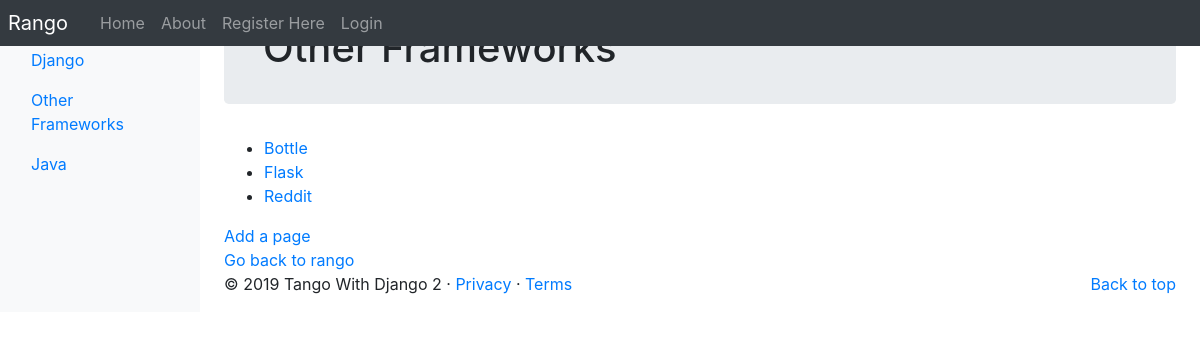
Page /rango/category/other-frameworks/ on the earlier database version.
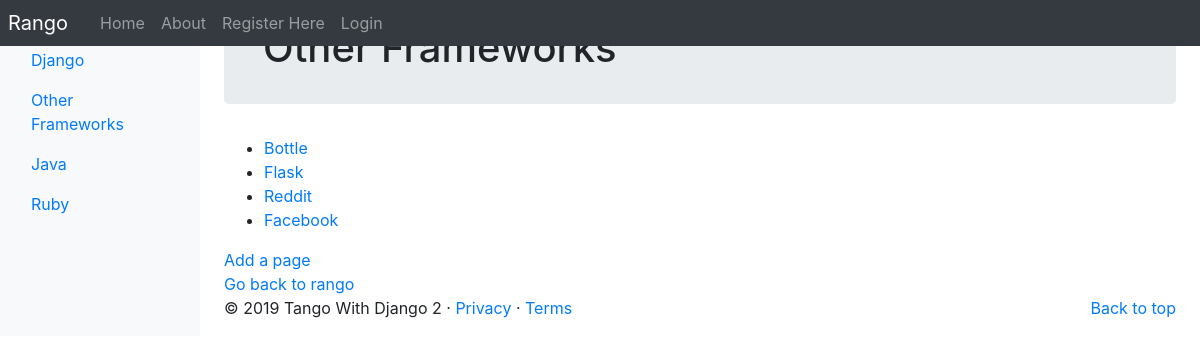
Same page on the later database version.
### rango/models.py (models this page shows, shortened)
class Category(models.Model):
    name = models.CharField(max_length=128, unique=True)
    views = models.IntegerField(default=0)
    likes = models.IntegerField(default=0)
    slug = models.SlugField(blank=True, unique=True)
    class Meta:
        verbose_name_plural = 'Categories'

class Page(models.Model):
    category = models.ForeignKey(Category, on_delete=models.CASCADE)
    title = models.CharField(max_length=128)
    url = models.URLField()
    views = models.IntegerField(default=0)

### rango/views.py (the view)
# urls.py: path('category/<slug:category_name_url>/', views.show_category, name='show-category'),
def show_category(request, category_name_url):
    context = {}
    try:
        category = Category.objects.get(slug=category_name_url)
        pages = Page.objects.filter(category=category)
        context['pages'] = pages
        context['category'] =  category
    except:
        context['category'] = None
        context['pages'] = None
    result_list = []
    query = None
    if request.method == 'POST':
        query = request.POST['query'].strip()
        if query:
            result_list = run_query(query)
        context['result_list'] = result_list
    return render(request, 'rango/category.html', context)

### rango/templatetags/rango_template_tags.py (called while the page is built)
@register.inclusion_tag('rango/cats.html')
def get_category_list(cat=None):
    return {'cats':  Category.objects.all(),
            'act_cat': cat}

### rango/templates/rango/category.html (shortened to what this page needs)
{% extends 'rango/base.html' %}
{% block body_block %}
<div>
    {% if category %}
    <div class="jumbotron p-4">
        <div class="container">
            <h1 class="jumbotron-heading">{{ category.name }}</h1>
        </div>
    </div>
    <div>
        {% if pages %}
            <ul>
            {% for page in pages %}
                <li><a href="{% url 'rango:goto' %}?page_id={{page.id}}"\>{{ page.title }}</a></li>
            {% endfor %}
            </ul>
        {% else %}
            <strong>No pages currently in category.</strong>
        {% endif %}
    {% else %}
        The specified category does not exist!
    {% endif %}
</div>
<a href="add_page/">Add a page</a> <br />
<a href="{% url 'index' %}">Go back to rango</a>
{% endblock %}

### templates/rango/base.html (shortened to what this page needs)
<!DOCTYPE html>
{% load staticfiles %}
{% load rango_template_tags %}
<html lang="en">
    <head>
    <link href="https://getbootstrap.com/docs/4.2/dist/css/bootstrap.min.css" rel="stylesheet">
    <link href="https://getbootstrap.com/docs/4.2/examples/dashboard/dashboard.css" rel="stylesheet">
    </head>
    <body>
        <header>
            <nav class="navbar navbar-expand-md navbar-dark fixed-top bg-dark p-0">
                <a class="navbar-brand p-2" href="{% url 'rango:index' %}">Rango</a>
                <div class="collapse navbar-collapse" id="navbarCollapse">
                    <ul class="navbar-nav mr-auto">
                        <li class="nav-item"><a class="nav-link" href="{% url 'rango:index' %}">Home</a></li>
                        <li class="nav-item "><a class="nav-link" href="{% url 'rango:about' %}">About</a></li>
                        {% if user.is_authenticated %}
                        <li class="nav-item"><a class="nav-link" href="{% url 'rango:profile' user.username %}">Profile</a></li>
                        <li class="nav-item"><a class="nav-link" href="{% url 'rango:add_category' %}">Add Category</a></li>
                        <li class="nav-item"><a class="nav-link" href="{% url 'auth_logout' %}?next=/rango/">Logout</a></li>
                        {% else %}
                        <li class="nav-item"><a class="nav-link" href="{% url 'registration_register' %}">Register Here</a></li>
                        <li class="nav-item "><a class="nav-link" href="{% url 'auth_login' %}">Login</a></li>
                        {% endif %}
                    </ul>
                </div>
            </nav>
        </header>
        <div class="container-fluid">
            <div class="row">
                <nav class="col-md-2 d-none d-md-block bg-light sidebar">
                    <div class="sidebar-sticky">
                    {% block sidebar_block %}
                        {% get_category_list category %}
                    {% endblock %}
                    </div>
                </nav>
                <main role="main" class="col-md-9  ml-sm-auto col-lg-10 px-4">
                    {% block body_block %}{% endblock %}
                    <footer>
                        <p class="float-right"><a href="#">Back to top</a></p>
                        <p>&copy; 2019 Tango With Django 2 &middot; <a href="#">Privacy</a> &middot; <a href="#">Terms</a></p>
                    </footer>
                </main>
            </div>
        </div>
    </body>
</html>

### rango/templates/rango/cats.html (shortened to what this page needs)
<ul class="nav flex-column">
{% if cats %}
    {% for c in cats %}
    {% if c == act_cat %}
        <li class="nav-item">
        <a class="nav-link active" href="{% url 'rango:show-category' c.slug %}">
                {{ c.name }}</a>
        </li>
{% else %}
<li class="nav-item">
    <a class="nav-link" href="{% url 'rango:show-category' c.slug %}">
    {{ c.name }}</a>
</li>
{% endif %}
{% endfor %}
{% else %}
<li class="nav-item">No Categories Yet!</li>
{% endif %}
</ul>

Differences in the rows shown:
added Category: name "Ruby"
added Page: title "Facebook"
